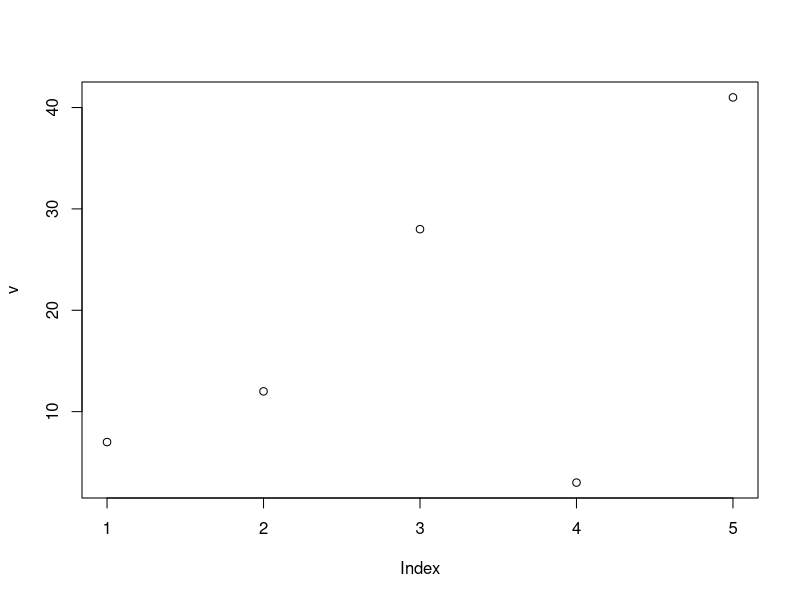
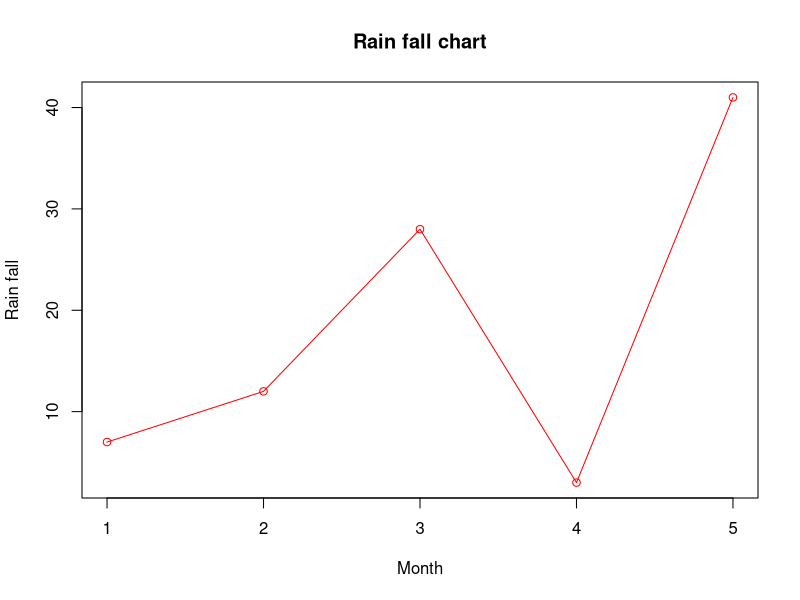
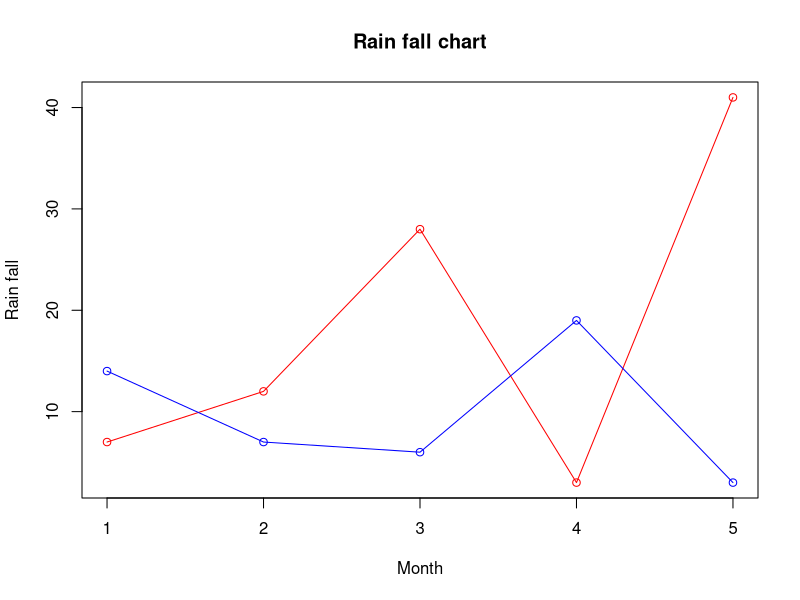
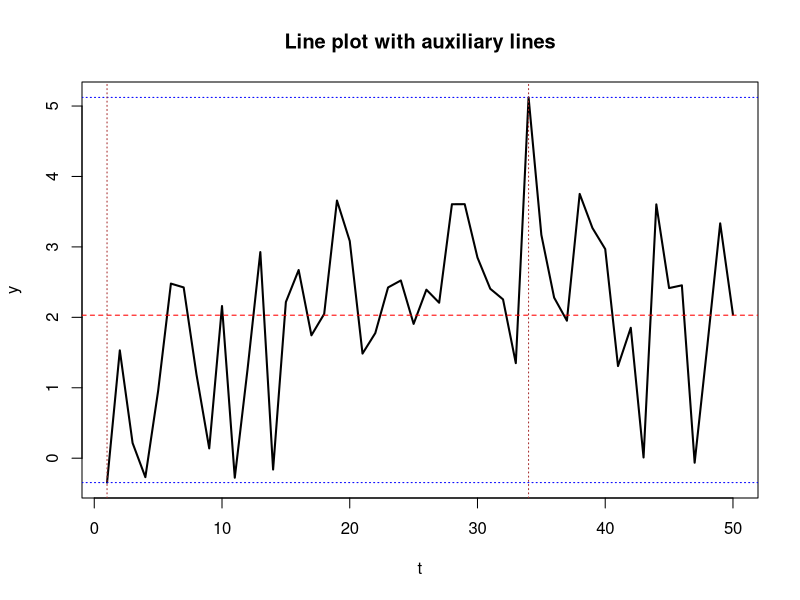

Write R code to recreate these figures, in order.
# Creating Line Graphs
# plot(v,type,col,xlab,ylab)

# v is a vector containing the numeric values.
# type takes the value "p" to draw only the points, "l" to 
# draw only the lines and "o" to draw both points and lines.

# xlab is the label for x axis.
# ylab is the label for y axis.
# main is the Title of the chart.
# col is used to give colors to both the points and lines.


# Create the data for the chart.
v <- c(7,12,28,3,41)
# Plot the bar chart. 
plot(v,type = "p")


# Create the data for the chart.
v <- c(7,12,28,3,41)
# Plot the bar chart.
plot(v,type = "o", col = "red", xlab = "Month", ylab = "Rain fall",
     main = "Rain fall chart")

# Multiples line plot

# Create the data for the chart.
v <- c(7,12,28,3,41)
t <- c(14,7,6,19,3)
# Plot the line
plot(v,type = "o",col = "red", xlab = "Month", ylab = "Rain fall", 
     main = "Rain fall chart")

lines(t, type = "o", col = "blue")


# Line-Plot
t<- 1:50
y <- 2.5 * sin(t * pi / 60) + rnorm(t)

plot(t, y, lwd = 2, type = "l")
abline(h = mean(y), col = "red", lty = 2)
abline(h = range(y), col = "blue", lty = 3)
abline(v = t[c(which.min(y), which.max(y))], col = "brown", lty = 3)
title("Line plot with auxiliary lines")



